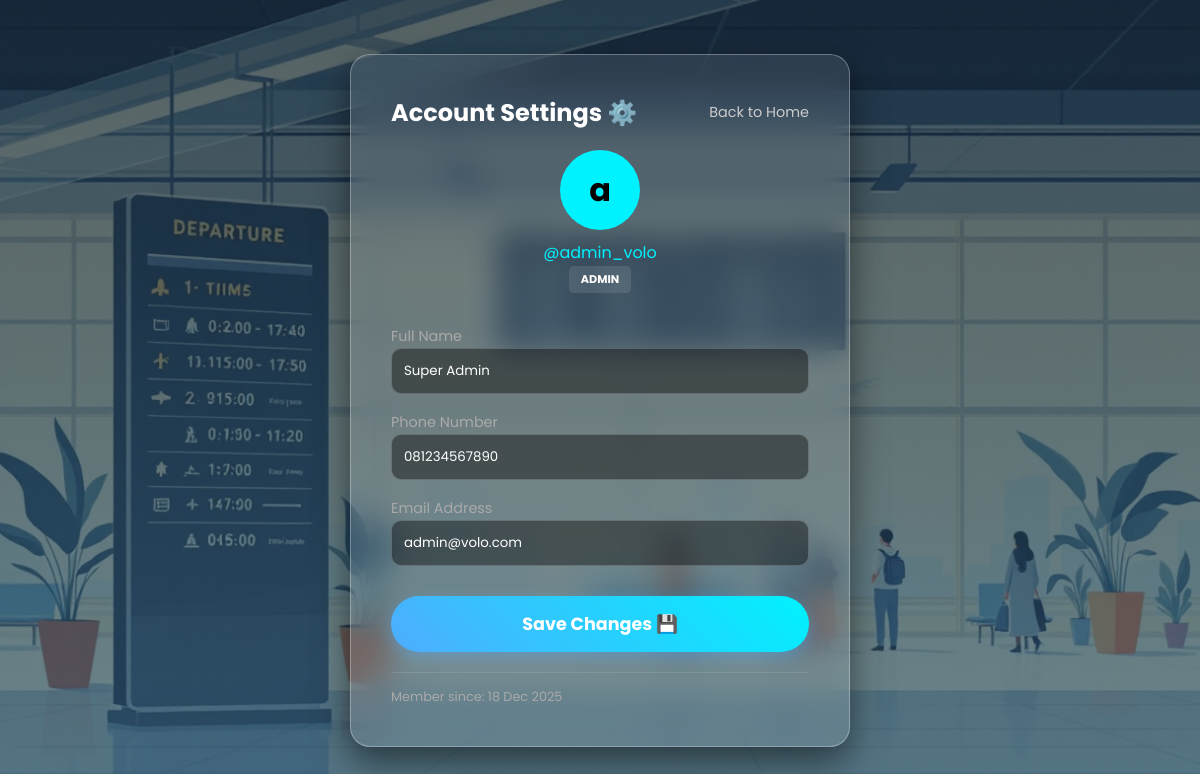
The page /settings.php (signed in) on the database its author committed.
### tables this page shows
CREATE TABLE `users` (
  `user_id` INT AUTO_INCREMENT PRIMARY KEY,
  `username` VARCHAR(50) NOT NULL UNIQUE,
  `email` VARCHAR(100) NOT NULL UNIQUE,
  `password_hash` VARCHAR(255) NOT NULL,
  `full_name` VARCHAR(100) DEFAULT NULL,
  `role` ENUM('passenger','admin') DEFAULT 'passenger',
  `phone_number` VARCHAR(20) DEFAULT NULL,
  `profile_picture_url` VARCHAR(255) DEFAULT NULL,
  `created_at` TIMESTAMP DEFAULT CURRENT_TIMESTAMP
);

### settings.php (the view, shortened to what this page needs)
<?php
include 'config/koneksi.php';
$user_id = $_SESSION['user_id'];
$query = mysqli_query($conn, "SELECT * FROM users WHERE user_id = '$user_id'");
$data = mysqli_fetch_assoc($query);
?>
<!DOCTYPE html>
<html lang="id">
<head>
    <link rel="stylesheet" href="assets/css/style.css">
</head>
<body class="center-mode">
    <div class="glass-container" style="width: 500px; text-align: left;">
        <div style="display: flex; justify-content: space-between; align-items: center; margin-bottom: 20px;">
            <h2 style="margin: 0;">Account Settings ⚙️</h2>
            <a href="dashboard.php" style="color: #ccc; text-decoration: none; font-size: 0.9em;">Back to Home</a>
        </div>
        <div style="text-align: center; margin-bottom: 20px;">
            <div style="width: 80px; height: 80px; background: #00f2fe; border-radius: 50%; display: inline-flex; align-items: center; justify-content: center; font-size: 2em; color: #000; font-weight: bold;">
                <?= substr($data['username'], 0, 1); ?>
            </div>
            <p style="margin-top: 10px; color: #00f2fe;">@<?= $data['username']; ?></p>
            <span class="badge" style="background: rgba(255,255,255,0.1);"><?= strtoupper($data['role']); ?></span>
        </div>
        <form method="POST">
            <div style="margin-bottom: 15px;">
                <label style="font-size: 0.9em; color: #aaa;">Full Name</label>
                <input type="text" name="full_name" class="form-input" value="<?= $data['full_name']; ?>" placeholder="Enter your full name">
            </div>
            <div style="margin-bottom: 15px;">
                <label style="font-size: 0.9em; color: #aaa;">Phone Number</label>
                <input type="number" name="phone_number" class="form-input" value="<?= $data['phone_number']; ?>" placeholder="Ex: 08123456789">
            </div>
            <div style="margin-bottom: 20px;">
                <label style="font-size: 0.9em; color: #aaa;">Email Address</label>
                <input type="email" name="email" class="form-input" value="<?= $data['email']; ?>" required>
            </div>
            <button type="submit" name="update_profile" class="btn-search" style="width: 100%; margin-top: 10px;">
                Save Changes 💾
            </button>
        </form>
        <div style="margin-top: 20px; border-top: 1px solid rgba(255,255,255,0.1); padding-top: 15px;">
            <p style="font-size: 0.8em; color: #aaa;">Member since: <?= date('d M Y', strtotime($data['created_at'])); ?></p>
        </div>
    </div>
</body>
</html>

### assets/css/style.css (style rules this page uses)
* { margin: 0; padding: 0; box-sizing: border-box; font-family: 'Poppins', sans-serif; }
body { min-height: 100vh; color: white; background: linear-gradient(to bottom, rgba(15, 32, 39, 0.7), rgba(44, 83, 100, 0.7)), url('../images/banner.png'); background-size: cover; background-position: center; background-attachment: fixed; overflow-x: hidden; position: relative; }
body::before { content: ''; position: fixed; top: 0; left: 0; width: 100%; height: 100%; background: url('https://freepngimg.com/thumb/cloud/7-cloud-png-image.png'); background-size: cover; opacity: 0.3; animation: awanGerak 80s linear infinite; z-index: -1; pointer-events: none; }
body.center-mode { display: flex; justify-content: center; align-items: center; height: 100vh; overflow: hidden; }
.glass-container { background: rgba(255, 255, 255, 0.1); backdrop-filter: blur(15px); border: 1px solid rgba(255, 255, 255, 0.3); padding: 40px; border-radius: 20px; text-align: center; box-shadow: 0 15px 35px rgba(0,0,0,0.5); width: 380px; position: relative; animation: float 6s ease-in-out infinite; }
.form-input { width: 100%; padding: 12px; background: rgba(0,0,0,0.4); border: 1px solid rgba(255,255,255,0.2); border-radius: 10px; color: white; outline: none; }
.btn-search { grid-column: span 3; width: 100%; margin-top: 20px; padding: 15px; border-radius: 50px; font-size: 1.1em; font-weight: bold; border: none; cursor: pointer; color: white; background: linear-gradient(45deg, #4facfe, #00f2fe); box-shadow: 0 5px 15px rgba(79, 172, 254, 0.4); transition: all 0.4s ease; position: relative; overflow: hidden; }
.badge { background: #ff6b6b; padding: 5px 12px; border-radius: 5px; font-size: 0.7em; font-weight: bold; display: inline-block; margin-bottom: 10px; }

### rows shown on the page
users: username "a", username "admin_volo", role "ADMIN", full_name "Super Admin", phone_number "081234567890", email "admin@volo.com", created_at "18 Dec 2025"
